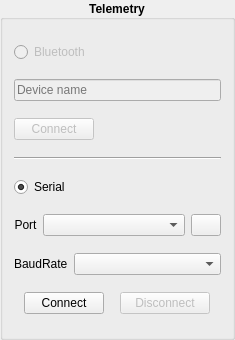
           <widget class="QGroupBox" name="TelemetryGroupBox">
            <property name="minimumSize">
             <size>
              <width>235</width>
              <height>340</height>
             </size>
            </property>
            <property name="maximumSize">
             <size>
              <width>235</width>
              <height>340</height>
             </size>
            </property>
            <property name="styleSheet">
             <string notr="true">QGroupBox{
	font-weight: bold;
}</string>
            </property>
            <property name="title">
             <string>Telemetry</string>
            </property>
            <property name="alignment">
             <set>Qt::AlignHCenter|Qt::AlignTop</set>
            </property>
            <layout class="QVBoxLayout" name="verticalLayout_2">
             <item>
              <widget class="QRadioButton" name="TBtRadioButton">
               <property name="enabled">
                <bool>false</bool>
               </property>
               <property name="text">
                <string>Bluetooth</string>
               </property>
              </widget>
             </item>
             <item>
              <widget class="QLineEdit" name="TBtDevName">
               <property name="enabled">
                <bool>false</bool>
               </property>
               <property name="placeholderText">
                <string>Device name</string>
               </property>
              </widget>
             </item>
             <item>
              <widget class="QPushButton" name="TBtConnectButton">
               <property name="enabled">
                <bool>false</bool>
               </property>
               <property name="minimumSize">
                <size>
                 <width>80</width>
                 <height>0</height>
                </size>
               </property>
               <property name="maximumSize">
                <size>
                 <width>80</width>
                 <height>16777215</height>
                </size>
               </property>
               <property name="text">
                <string>Connect</string>
               </property>
              </widget>
             </item>
             <item>
              <widget class="Line" name="line">
               <property name="orientation">
                <enum>Qt::Horizontal</enum>
               </property>
              </widget>
             </item>
             <item>
              <widget class="QRadioButton" name="TSeRadioButton">
               <property name="text">
                <string>Serial</string>
               </property>
               <property name="checked">
                <bool>true</bool>
               </property>
              </widget>
             </item>
             <item>
              <layout class="QHBoxLayout" name="horizontalLayout_5" stretch="0,8,2">
               <item>
                <widget class="QLabel" name="label_3">
                 <property name="text">
                  <string>Port</string>
                 </property>
                 <property name="alignment">
                  <set>Qt::AlignCenter</set>
                 </property>
                </widget>
               </item>
               <item>
                <widget class="QComboBox" name="TSeComboBox"/>
               </item>
               <item>
                <widget class="QPushButton" name="TSeRefreshButton">
                 <property name="minimumSize">
                  <size>
                   <width>30</width>
                   <height>0</height>
                  </size>
                 </property>
                 <property name="maximumSize">
                  <size>
                   <width>30</width>
                   <height>16777215</height>
                  </size>
                 </property>
                 <property name="text">
                  <string/>
                 </property>
                 <property name="icon">
                  <iconset resource="../resources.qrc">
                   <normaloff>:/ButtonIcons/resources/icons/refresh.png</normaloff>:/ButtonIcons/resources/icons/refresh.png</iconset>
                 </property>
                </widget>
               </item>
              </layout>
             </item>
             <item>
              <layout class="QHBoxLayout" name="horizontalLayout_7" stretch="2,8">
               <item>
                <widget class="QLabel" name="label_4">
                 <property name="text">
                  <string>BaudRate</string>
                 </property>
                </widget>
               </item>
               <item>
                <widget class="QComboBox" name="TSeComboBoxBaudRate"/>
               </item>
              </layout>
             </item>
             <item>
              <layout class="QHBoxLayout" name="horizontalLayout_9">
               <item>
                <widget class="QPushButton" name="TSeConnectButton">
                 <property name="minimumSize">
                  <size>
                   <width>80</width>
                   <height>0</height>
                  </size>
                 </property>
                 <property name="maximumSize">
                  <size>
                   <width>80</width>
                   <height>16777215</height>
                  </size>
                 </property>
                 <property name="text">
                  <string>Connect</string>
                 </property>
                </widget>
               </item>
               <item>
                <widget class="QPushButton" name="TSeDisconnectButton">
                 <property name="enabled">
                  <bool>false</bool>
                 </property>
                 <property name="minimumSize">
                  <size>
                   <width>90</width>
                   <height>0</height>
                  </size>
                 </property>
                 <property name="maximumSize">
                  <size>
                   <width>90</width>
                   <height>16777215</height>
                  </size>
                 </property>
                 <property name="text">
                  <string>Disconnect</string>
                 </property>
                </widget>
               </item>
              </layout>
             </item>
            </layout>
           </widget>
